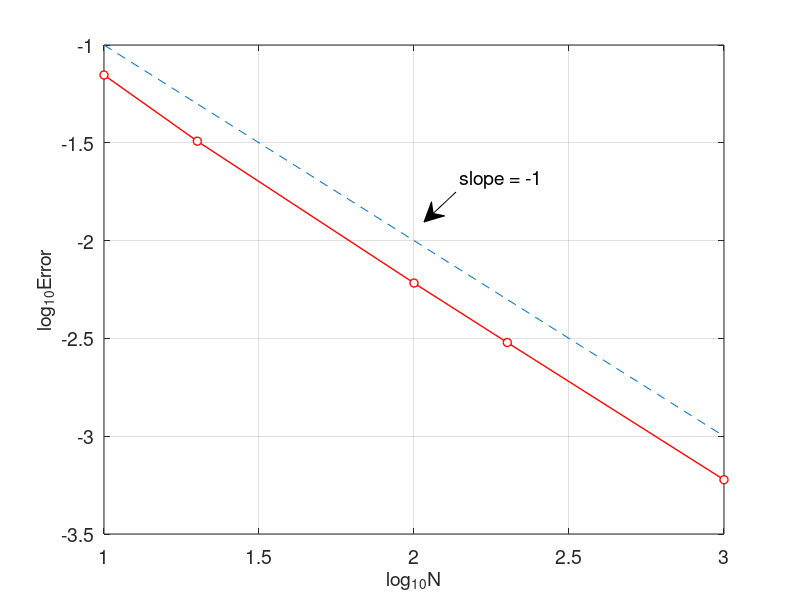

Here is the MATLAB script that generated this plot:
% BackEuler_error.m
% Backward Euler Method for Nolinear ODE:
% u'(x)=u-2x/u in [0,1]
% Initial condition: u(0)=1;
% Exact solution: u=sqrt(2*x+1)
clear all
Nvec=[10 20 100 200 1000];
%hv=[0.1 0.05 0.01 0.005 0.001];
Error=[];
for k=1:length(Nvec)
N=Nvec(k);
h=1/N;
x=0:h:1;
N=length(x)-1;
u(1)=1;
for n=1:N
    % Newton iteration
    X(1)=u(n); tol=1.0e-10;
    for k=1:100
        X(k+1)=X(k)-(X(k)-h*X(k)+2*h*x(n+1)/X(k)-u(n))./(1-h-2*h*x(n+1)/(X(k)^2));
        if abs(X(k+1)-X(k))<tol
            u(n+1)=X(k+1);
            break
        end
    end
end
ue=sqrt(2*x+1);
error=max(abs(u-ue));
Error=[Error,error];
end
plot(log10(Nvec),log10(Error),'ro-','MarkerFaceColor','w','LineWidth',1)
hold on
plot(log10(Nvec), log10(Nvec.^(-1)), '--')
grid on
%title('Rate of Convergence','fontsize',12)
set(gca,'fontsize',14)
xlabel('log_{10}N','fontsize', 14),ylabel('log_{10}Error','fontsize', 14)

% add annotation of slope
ax = [0.57 0.53];
ay = [0.68 0.63];
annotation('textarrow',ax,ay,'String','slope = -1 ','fontsize',14)

% computating convergence order
for n=1:length(Nvec)-1     % computating convergence order
    order(n)=-log(Error(n)/Error(n+1))/(log(Nvec(n)/Nvec(n+1)));
end
Error
order

% print -dpng -r600  BackEuler_error.png
